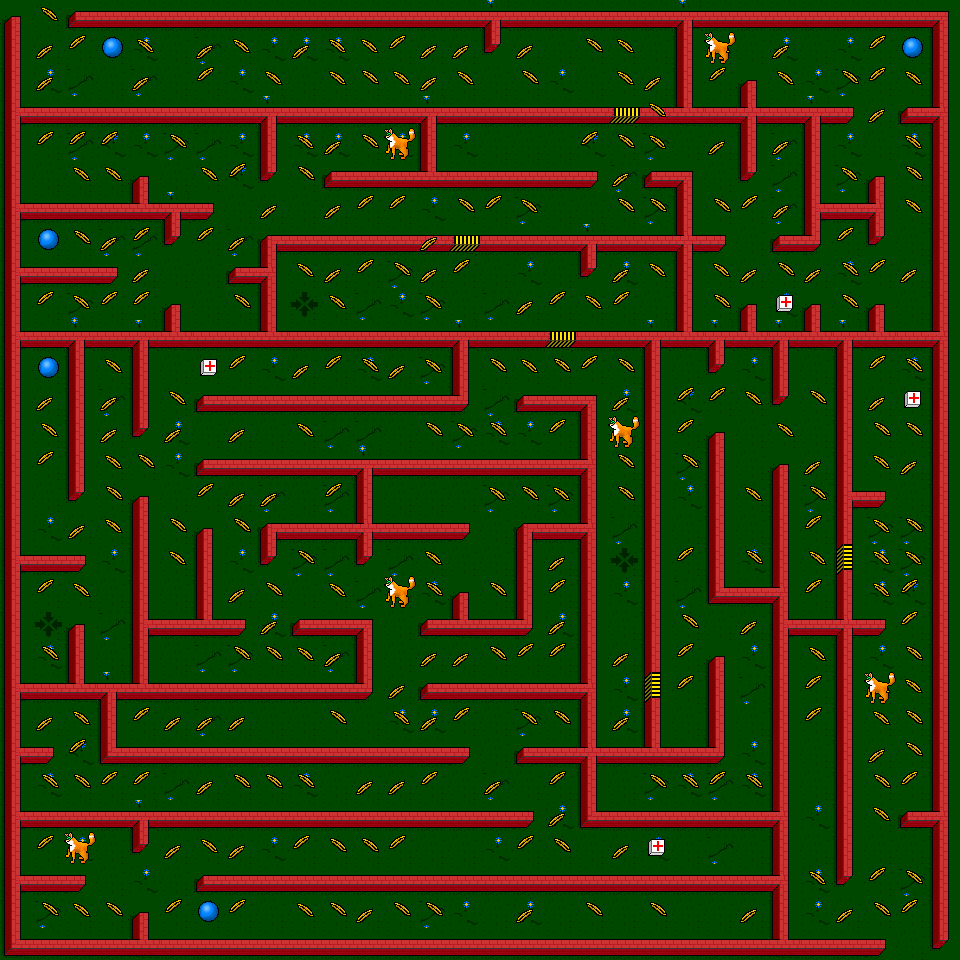

Rendered tile map (Tiled .tmx) drawn with the repository's tilesets; below, a short description and the map source with its tile grids summarised:
An orthogonal 30x30 tile map with 32x32 px tiles, 3 tile layers (maze, grain, enemy), 3 tilesets.

<map version="1.2" tiledversion="1.2.2" orientation="orthogonal" renderorder="right-down" width="30" height="30" tilewidth="32" tileheight="32" infinite="0" nextlayerid="2" nextobjectid="1">
 <tileset firstgid="1" name="maze" tilewidth="32" tileheight="32" tilecount="24" columns="4">
  <image source="tiles.png" width="128" height="192" />
 </tileset>
 <tileset firstgid="25" name="grain" tilewidth="32" tileheight="32" tilecount="10" columns="10">
  <image source="grain.png" width="320" height="32" />
 </tileset>
 <tileset firstgid="35" name="enemy" tilewidth="32" tileheight="32" tilecount="12" columns="4">
  <image source="enemy.png" width="128" height="96" />
 </tileset>
 <layer id="1" name="maze" width="30" height="30">
  <data>[900 cells, 900 non-empty, 20 distinct tile ids]</data>
 </layer>
 <layer id="2" name="grain" width="30" height="30">
  <data>[900 cells, 296 non-empty, 7 distinct tile ids]</data>
 </layer>
 <layer id="3" name="enemy" width="30" height="30">
  <data>[900 cells, 6 non-empty, 1 distinct tile ids]</data>
 </layer>
</map>
